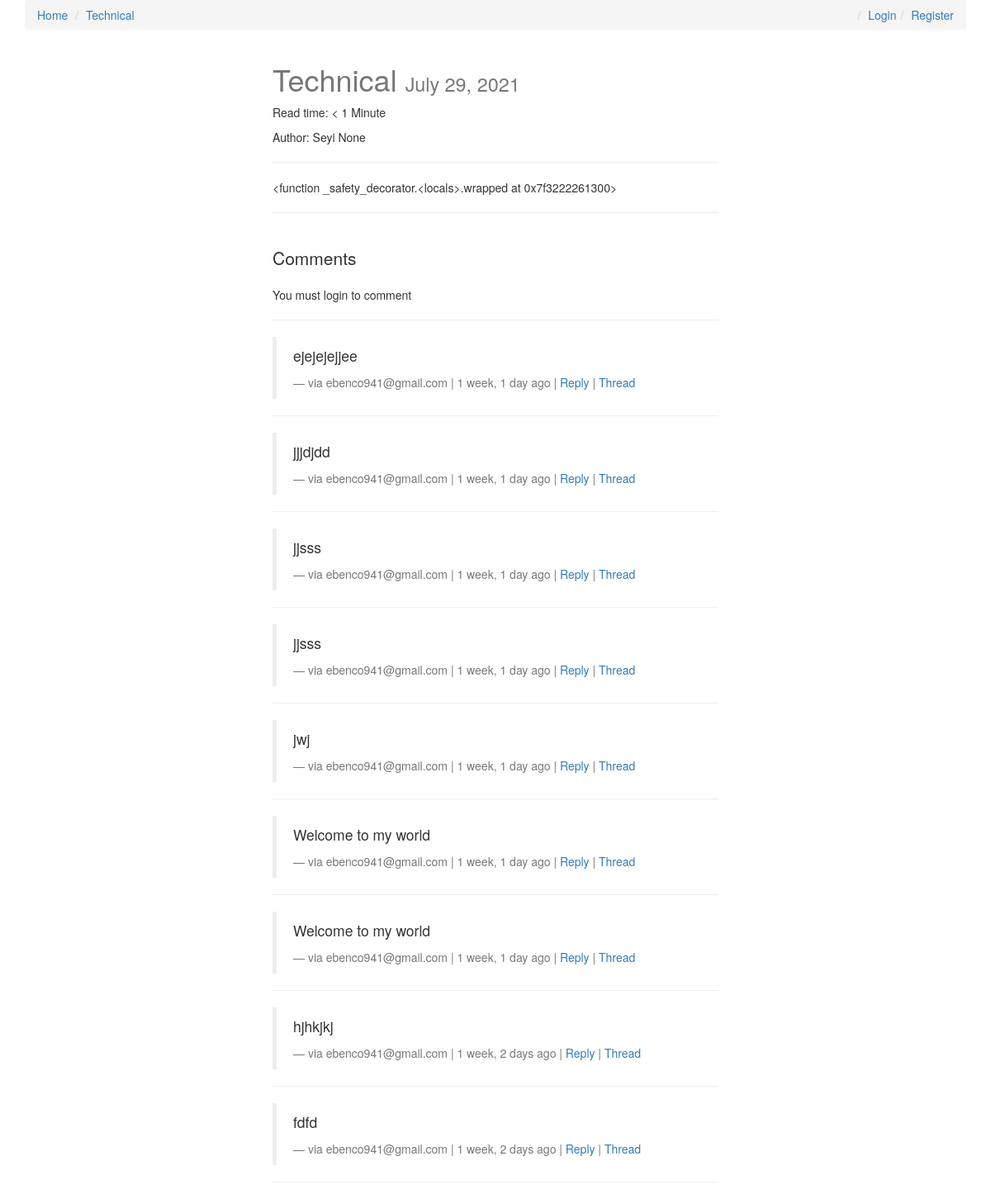
Before: /technical/ with the older database file.
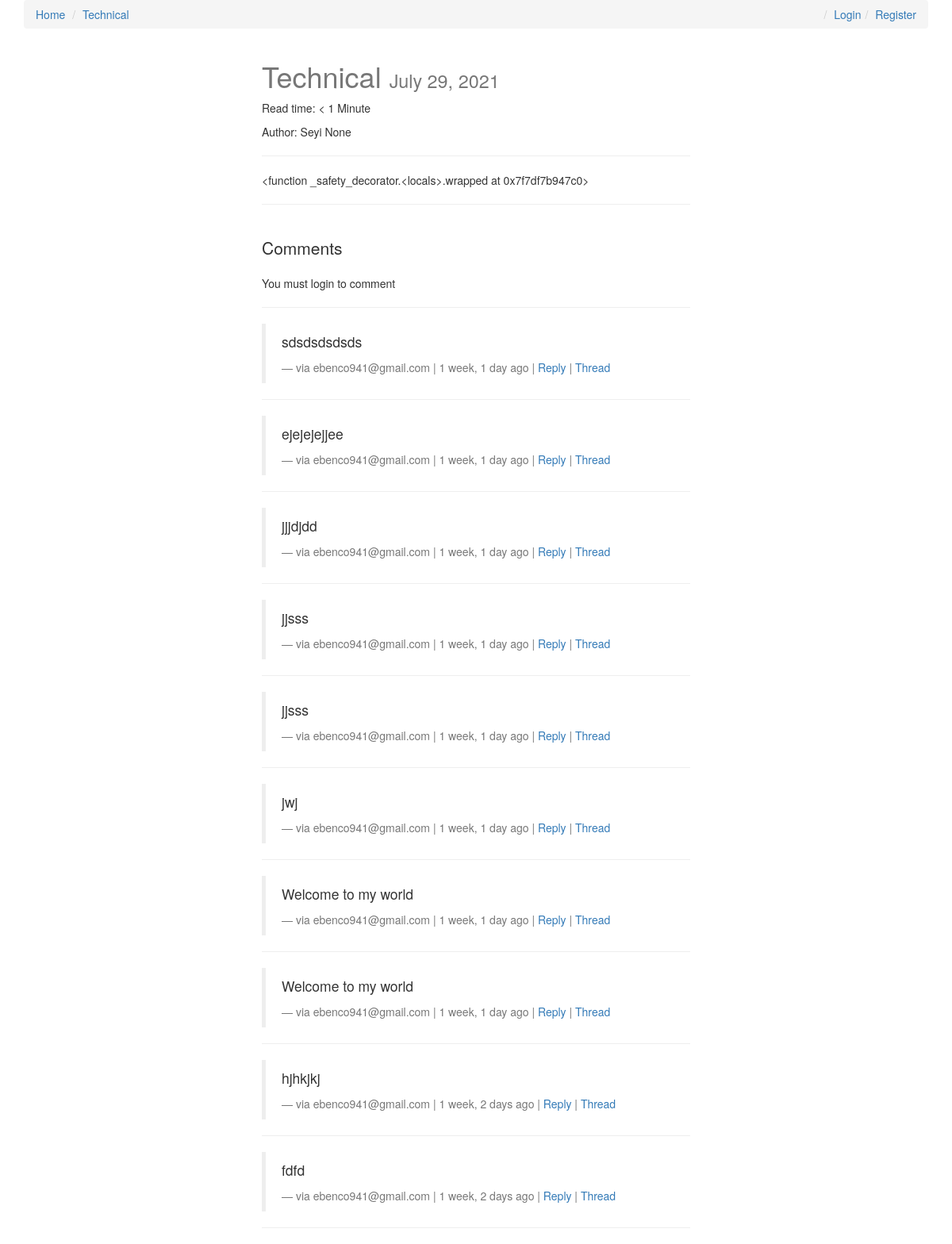
After: the same page with the newer database file.
### posts/models.py (models this page shows, shortened)
class Post(models.Model):
    id = models.AutoField(primary_key=True)
    user = models.ForeignKey(settings.AUTH_USER_MODEL, on_delete=models.CASCADE)
    title = models.CharField(max_length=120)
    slug = models.SlugField(unique=True)
    image = models.ImageField(upload_to=upload_location,
            null=True,
            blank=True,
            width_field="width_field",
            height_field="height_field")
    height_field = models.IntegerField(default=0)
    width_field = models.IntegerField(default=0)
    content = models.TextField()
    draft = models.BooleanField(default=False)
    publish = models.DateField(auto_now=False, auto_now_add=False)
    read_time =  models.IntegerField(default=0) # models.TimeField(null=True, blank=True) #assume minutes
    updated = models.DateTimeField(auto_now=True, auto_now_add=False)
    timestamp = models.DateTimeField(auto_now=False, auto_now_add=True)
    objects = PostManager()
    def get_absolute_url(self):
        return reverse("posts:detail", kwargs={"slug": self.slug})
    class Meta:
        ordering = ["-timestamp", "-updated"]
    def get_markdown(self):
        content = self.content
        markdown_text = markdown(content)
        return mark_safe(markdown_text)
    @property
    def comments(self):
        instance = self
        qs = Comment.objects.filter_by_instance(instance)
        return qs
    @property
    def get_content_type(self):
        instance = self
        content_type = ContentType.objects.get_for_model(instance.__class__)
        return content_type

### comments/models.py (models this page shows, shortened)
class Comment(models.Model):
    user = models.ForeignKey(settings.AUTH_USER_MODEL, on_delete=models.CASCADE)
    content_type = models.ForeignKey(ContentType, on_delete=models.CASCADE)
    object_id = models.PositiveIntegerField()
    content_object = GenericForeignKey('content_type', 'object_id')
    parent = models.ForeignKey("self", null=True, blank=True, on_delete=models.CASCADE)
    content     = models.TextField()
    timestamp   = models.DateTimeField(auto_now_add=True)
    objects = CommentManager()
    class Meta:
        ordering = ['-timestamp']
    def get_absolute_url(self):
        return reverse("comments:thread", kwargs={"id": self.id})
    def children(self): #replies
        return Comment.objects.filter(parent=self)

### accounts/models.py (models this page shows, shortened)
class User(AbstractBaseUser, PermissionsMixin):
    auto_password = models.CharField(
        _('auto_password'), max_length=128, null=True)
    email = models.EmailField(_('email address'), unique=True)
    date_joined = models.DateTimeField(_('date joined'), auto_now_add=True)
    regular_email_status = models.DateTimeField(
        _('regular email status'), null=True)
    token_email_status = models.DateTimeField(
        _('token email status'), null=True)
    is_active = models.BooleanField(_('active'), default=True)
    is_staff = models.BooleanField(
        _('staff status'),
        default=False,
        help_text=_(
            'Designates whether the user can log into this admin site.'),
    )
    remember_token = models.CharField(max_length=255, null=True)
    avatar = models.ImageField(upload_to='avatars/', null=True, blank=True)
    is_verified = models.BooleanField(
        _('user verified'),
        default=False,
        help_text=_('Designates whether the user is verified using email.'),
    )
    is_blocked = models.BooleanField(
        _('account block'),
        default=True,
        help_text=_('Designates whether the user is blocked.'),
    )
    is_suspended = models.BooleanField(
        _('account suspend status'),
        default=False,
        help_text=_('Check if user account has been suspended.'),
    )
    deleted_at = models.DateTimeField(null=True)
    objects = UserManager()
    USERNAME_FIELD = 'email'
    EMAIL_FIELD = 'email'
    REQUIRED_FIELDS = []
    class Meta:
        verbose_name = _('user')
        verbose_name_plural = _('users')
        db_table = "users"
    def get_full_name(self):
        try:
            profile = Profile.objects.get(user=self.pk)
            full_name = '%s %s' % (profile.last_name, profile.first_name)
            return full_name.strip()
        except:
            return '%s - Regular not fully registered' % self.email

class Profile(models.Model):
    user = models.OneToOneField('User', on_delete=models.CASCADE)
    avatar = models.FileField(upload_to=get_image_path, blank=True, null=True)
    last_name = models.CharField(max_length=30, null=True, blank=True)
    first_name = models.CharField(max_length=30, null=True, blank=True)
    dob = models.DateField(null=True, blank=True)
    phone = models.CharField(max_length=255, null=True, blank=True)
    state = models.CharField(max_length=50, null=True, blank=True)
    country = models.CharField(max_length=50, null=True, blank=True)
    address = models.CharField(max_length=50, null=True, blank=True)
    created_at = models.DateField(default=datetime.today)
    updated_at = models.DateTimeField(auto_now=True)
    class Meta:
        verbose_name = _('Profile')
        verbose_name_plural = _('Profiles')
        db_table = "profiles"

### posts/views.py (the view, shortened to what this page needs)
# urls.py: path('<slug>/', post_detail, name='detail'),
def post_detail(request, slug=None):
	instance = get_object_or_404(Post, slug=slug)
	if instance.publish > timezone.now().date() or instance.draft:
		if not request.user.is_staff or not request.user.is_superuser:
			raise Http404
	share_string = quote_plus(instance.content)
	initial_data = {
			"content_type": instance.get_content_type,
			"object_id": instance.id
	}
	form = CommentForm(request.POST or None, initial=initial_data)
	comments = instance.comments
	context = {
		"title": instance.title,
		"instance": instance,
		"share_string": share_string,
		"comments": comments,
		"comment_form":form,
	}
	return render(request, "post_detail.html", context)

### comments/models.py (called while the page is built)
    def filter_by_instance(self, instance):
        content_type = ContentType.objects.get_for_model(instance.__class__)
        obj_id = instance.id
        qs = super(CommentManager, self).filter(content_type=content_type, object_id= obj_id).filter(parent=None)
        return qs

### posts/templatetags/urlify.py (called while the page is built)
@register.filter
def urlify(value):
    return quote_plus(value)

### templates/post_detail.html (shortened to what this page needs)
{% extends "base.html" %}
{% load urlify %}
{% load crispy_forms_tags %}
 {% block post_detail_link %}
  <li><a href='{{ instance.get_absolute_url }}'>{{ instance.title }}</a></li>
  {% endblock %}
{% block content %}
<div class='col-sm-6 col-sm-offset-3'>
<h1>{{ title }} <small>{% if instance.draft %}<span style='color:red;'>Draft</span> {% endif %}{{ instance.publish }}</small></h1>
<p>Read time: {% if instance.read_time <= 1 %} < 1 Minute {% else %}{{ instance.read_time }} minutes {% endif %}</p>
{% if instance.user.get_full_name %}
<p>Author: {{ instance.user.get_full_name }}</p>
{% endif %}
<p><div class="fb-like" data-href="{{ request.build_absolute_uri }}" data-layout="button_count" data-action="like" data-show-faces="true" data-share="true"></div>
<hr/>
</p>
<div class='row'>
<div class='col-sm-12 '>
   <div class='post-detail-item'>{{ instance.get_markdown }}</div>
    <hr/>
    <br/>
    <div>
        <p class='lead'>Comments</p>
        {% if request.user.is_authenticated %}
        <form method="POST" action="."> {% csrf_token %}
            {{ comment_form|crispy }}
            <input type='submit' value='Post comment' class='btn btn-default'>
        </form>
        {% else %}
        <p>You must login to comment </p>
        {% endif %}
        <hr/>
        {% for comment in comments %}
        <blockquote>
          <p>{{ comment.content }}</p>
          <footer>via {{ comment.user }} | {{ comment.timestamp|timesince }} ago |  <a class='comment-reply-btn' href='#'>Reply</a> | <a class='' href='{{ comment.get_absolute_url }}'>Thread</a></footer>
        </blockquote>
        <hr/>
        {% endfor %}
    </div>
</div>
</div>
</div>
{% endblock content %}

Changed rows visible on the page:
changed Post "Technical": get_markdown "<function _safety_decorator.<locals>.wrapped at 0x7f3222261300>" → "<function _safety_decorator.<locals>.wrapped at 0x7f7df7b947c0>"
added Comment: content "sdsdsdsdsds", user "ebenco941@gmail.com", timestamp "1 week, 1 day"
